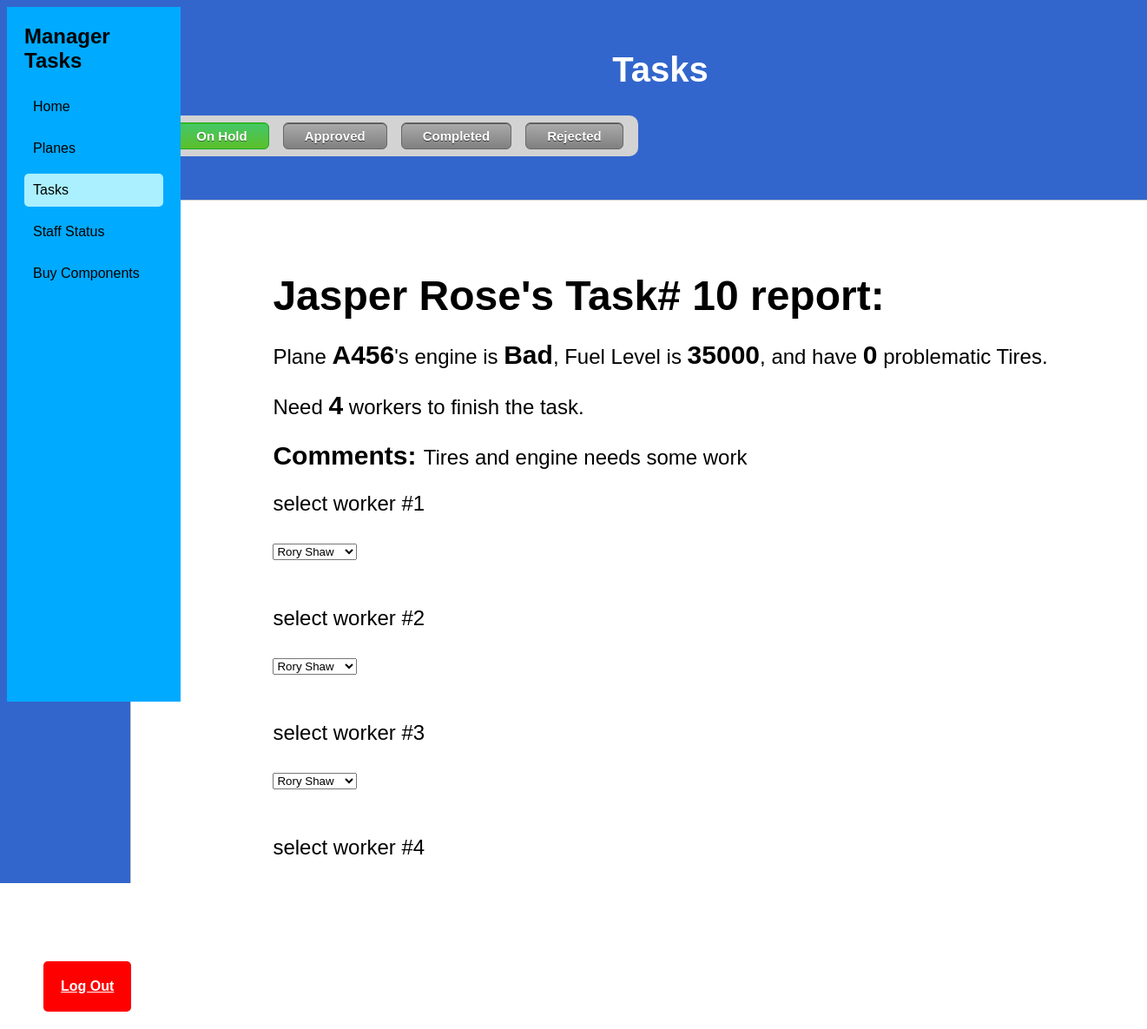
Page /managers/tasks.php on the committed database.
### tables this page shows
CREATE TABLE `users` (
  `userID` int(11) NOT NULL,
  `password` varchar(255) NOT NULL,
  `firstname` varchar(255) NOT NULL,
  `lastname` varchar(255) NOT NULL,
  `role` enum('admin','manager','staff') NOT NULL,
  `status` enum('available','busy') DEFAULT 'available'
);

CREATE TABLE `task` (
  `TaskID` int(11) NOT NULL,
  `TargetPlane` varchar(255) DEFAULT NULL,
  `Fuel` int(11) DEFAULT NULL,
  `tire1` enum('Good','Medicore','Bad') DEFAULT NULL,
  `tire2` enum('Good','Medicore','Bad') DEFAULT NULL,
  `tire3` enum('Good','Medicore','Bad') DEFAULT NULL,
  `tire4` enum('Good','Medicore','Bad') DEFAULT NULL,
  `tire5` enum('Good','Medicore','Bad') DEFAULT NULL,
  `tire6` enum('Good','Medicore','Bad') DEFAULT NULL,
  `motor` enum('Good','Medicore','Bad') DEFAULT NULL,
  `taskStatus` enum('on hold','approved','Completed','rejected') DEFAULT NULL,
  `comments` varchar(255) NOT NULL,
  `reporter` varchar(255) NOT NULL,
  `neededWorkers` int(11) NOT NULL DEFAULT 0
);

### database.php (called while the page is built, shortened)
<?php
$db_server = "localhost";
$db_user = "root";
$db_pass = "";
$db_name = "Silvee";
$conn = mysqli_connect($db_server, $db_user, $db_pass,  $db_name);
function getShowTaskBasedOnStatus(){
    return $_SESSION['ShowTaskBasedOnStatus'];
}
$employees = mysqli_query($conn, "SELECT * FROM users");
$tasks = mysqli_query($conn, "SELECT * FROM task");
?>

### managers/tasks.php (the view, shortened to what this page needs)
<!DOCTYPE html>
<html lang="en">
<head>
    <link rel="stylesheet" href="../style.css">
</head>
<body>
    <div class="sidebar">
        <h1>Manager Tasks</h1>
        <a href="manager.php" >Home</a>
        <a href="searchPlanes.php">Planes</a>
        <a href="#" class="home">Tasks</a>
        <a href="staffStatus.php">Staff Status</a>
        <a href="buy.php">Buy Components</a>
    </div>
    <div class="main-content">
        <div class="infoBar">
            <p>
                <strong>Tasks </strong>
            </p>
        </div>
        <div class="container">
        <div class="menu">
        <?php
        include("../database.php");
            if(getShowTaskBasedOnStatus() === "on hold") {
                echo "<button class='approveButton' value='1'>On Hold</button>";
                echo "<button class='unselectedButton' value='2'>Approved</button>";
                echo "<button class='unselectedButton' value='3'>Completed</button>";
                echo "<button class='unselectedButton' value='4'>Rejected</button>";
            } else if(getShowTaskBasedOnStatus() === "approved") {
                echo "<button class='unselectedButton' value='1'>On Hold</button>";
                echo "<button class='approveButton' value='2'>Approved</button>";
                echo "<button class='unselectedButton' value='3'>Completed</button>";
                echo "<button class='unselectedButton' value='4'>Rejected</button>";
            } else if(getShowTaskBasedOnStatus() === "completed") {
                echo "<button class='unselectedButton' value='1'>On Hold</button>";
                echo "<button class='unselectedButton' value='2'>Approved</button>";
                echo "<button class='approveButton' value='3'>Completed</button>";
                echo "<button class='unselectedButton' value='4'>Rejected</button>";
            } else if(getShowTaskBasedOnStatus() === "rejected") {
                echo "<button class='unselectedButton' value='1'>On Hold</button>";
                echo "<button class='unselectedButton' value='2'>Approved</button>";
                echo "<button class='unselectedButton' value='3'>Completed</button>";
                echo "<button class='approveButton' value='4'>Rejected</button>";
            }else{
                echo "<button class='unselectedButton' value='1'>On Hold</button>";
                echo "<button class='unselectedButton' value='2'>Approved</button>";
                echo "<button class='approveButton' value='3'>Completed</button>";
                echo "<button class='unselectedButton' value='4'>Rejected</button>";
            }
        ?>
        </div>
            <?php
            while ($row = mysqli_fetch_assoc($tasks)){
                if($row['taskStatus'] === getShowTaskBasedOnStatus()){
                    $height = 350;
                    if ($row['neededWorkers'] == 2) {
                        $height = 700;
                    } elseif ($row['neededWorkers'] == 4) {
                        $height = 900;
                    } elseif ($row['neededWorkers'] == 8) {
                        $height = 1400;
                    }
                    echo '<div class="card" style="height: ' . $height . 'px;">';
                echo '<div>';
                $fullname = mysqli_query($conn, "SELECT firstname, lastname FROM users WHERE userID = " .$row['reporter'] );
                while ($row2 = mysqli_fetch_assoc($fullname)){
                    echo "<h1> ". $row2["firstname"] . " " . $row2["lastname"] . "'s Task# " . $row['TaskID']. " report: </h1>";
                }
                $numOfBadTires = 0;
                echo "<p> Plane <strong>" . $row['TargetPlane'].
                "</strong>'s engine is <strong>". $row['motor'] ."</strong>,
                Fuel Level is <strong>". $row['Fuel'] ."</strong>,
                and have <strong>". $numOfBadTires ."</strong> problematic Tires. </p>";
                echo "<p>Need <strong> " . $row['neededWorkers'] ."</strong> workers to finish the task. </p>";
                echo "<p><strong>Comments: </strong> " . $row['comments'] ."</p>";
                if($row['taskStatus'] === "on hold"){
                    for($i = 1; $i <= $row['neededWorkers'] ; $i++){
                        echo "<p> select worker #". $i . "</p>";
                        echo "<select class='worker-select-".$row['TaskID']."'>";
                        mysqli_data_seek($employees, 0);
                        while ($row3 = mysqli_fetch_assoc($employees)){
                            if(($row3["role"] === 'staff') && $row3["status"] === 'available'){
                                echo "<option value='" . $row3["userID"] . "'>" . $row3["firstname"] . " " . $row3["lastname"] . "</option>";
                            }
                        }
                        echo "</select> <br><br>";
                    }
                echo "<button class='refuseButton refuseOrder'   value='". $row['TaskID'] ."'>Refuse</button>";
                echo "<button class='approveButton approveOrder' numOfWorkers='".$row['neededWorkers']."' value='". $row['TaskID'] ."'>Approve</button>";
                }
                    echo '</div>';
                    echo '</div>';
                }
                }
            ?>
        </div>
    </div>
    <a href="../index.php" class="logout">Log Out</a>
</body>
</html>

### style.css (style rules this page uses)
.logout { background-color: red; color: white; font-weight: 700; position: fixed; bottom: 0; left: 0; padding: 20px; margin: 20px; margin-left: 50px; border-radius: 5px; }
body { font-family: Arial, sans-serif; background-color: #3366cc; }
.sidebar { width: 200px; background-color: #00aaff; height: 100vh; padding: 20px; box-sizing: border-box; position: fixed; }
.sidebar h1 { color: black; font-size: 24px; margin: 0 0 20px 0; }
.sidebar a { display: block; color: black; text-decoration: none; margin: 10px 0; padding: 10px; border-radius: 5px; }
.sidebar a.home { background-color: #aaf0ff; }
.main-content { margin: 0; margin-left: 200px; justify-content: center; align-items: start; }
.infoBar { display: flex; justify-content: center; margin: 0 auto; padding-top: 20px; }
.infoBar p { color: white; font-size: 30px; }
.infoBar strong { font-size: 40px; font-weight: 900; }
.container { display: grid; justify-content: center; align-items: center; gap: 25px; }
.card, .pieChart { width: 1200px; height: 200px; border: 1px solid #ccc; border-radius: 10px; margin: 25px; background-color: white; display: flex; justify-content: center; align-items: center; font-family: sans-serif; font-size: 1.5em; padding: 10px; }
.card div { flex-grow: 1; }
.card h1 { margin-bottom: 5px; }
.card strong { font-size: 30px; font-weight: 900; }
Button { border-radius:6px; display:inline-block; cursor:pointer; color:#ffffff; font-family:Arial; font-size:15px; font-weight:bold; padding:6px 24px; text-decoration:none; }
.refuseButton { box-shadow:inset 0px 1px 0px 0px #f7c5c0; background:linear-gradient(to bottom, #fc8d83 5%, #e4685d 100%); background-color:#fc8d83; border:1px solid #d83526; text-shadow:0px 1px 0px #b23e35; }
.approveButton { box-shadow:inset 0px 1px 0px 0px #3dc21b; background:linear-gradient(to bottom, #44c767 5%, #5cbf2a 100%); background-color:#44c767; border:1px solid #18ab29; text-shadow:0px 1px 0px #2f6627; margin-left: 15px; }
.unselectedButton { box-shadow:inset 0px 1px 0px 0px #5a5a5a; background:linear-gradient(to bottom, #a9a9a9 5%, #808080 100%); background-color:#a9a9a9; border:1px solid #696969; text-shadow:0px 1px 0px #2f2f2f; margin-left: 15px; color: white; }

### managers/tasks.php (style rules this page uses)
.card { height: 1400px; }
.card div { flex-grow: 0; }
.menu { display:flex; background-color: #d3d3d3; justify-content: center; width:550px; margin-left:60px; border-radius: 10px; }
.menu button { margin:8px; }

### rows in the picture
task: TaskID "10", TargetPlane "A456", motor "Bad", Fuel "35000", taskStatus "0", neededWorkers "4", comments "Tires and engine needs some work"
users: firstname "Jasper", lastname "Rose"

### other values in the picture
form field value "Rory Shaw"
